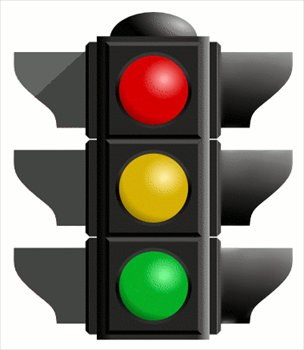
#> input picture trafik.jpg, 304 x 350 px
$ python -i trafiklamba.py   (imports and definitions only)
#> lines starting #> are read from the running program, lines starting #| are printed output that depends on the picture
import cv2
import numpy as np

def merkezbul(img):     #ana modülden gelen gray fotoyu img'ye aldık
    img = cv2.medianBlur(img,5)     # görüntüye median filtresi uyguladık
    cimg = cv2.cvtColor(img,cv2.COLOR_GRAY2BGR)     # görüntüyü GRAY'dan BGR'a cevirdik

    circles = cv2.HoughCircles(img,cv2.HOUGH_GRADIENT,1,20,
                                param1=50,param2=30,minRadius=35,maxRadius=40)
    # Houghcircles komutu ile minimum maxımum yarıçaplara göre daireleri bulduk ve biilgilerini circles degiskenıne aldık
    circles = np.uint16(np.around(circles)) # circles icindeki degerleri int yaptık
    for i in circles[0,:]: # icine gelen daire bilgilerini for dönügüsi içinde çizdirdik
        cv2.circle(cimg,(i[0],i[1]),i[2],(0,255,0),2) # cemberin dışını çizdirdik.
        cv2.circle(cimg,(i[0],i[1]),2,(0,0,255),3) # cemberın merkezıni cizdirdik
    cv2.imshow("Trafik Lambası Cember",cimg)  # cimg fotografı uzerınde cemberlerı gösterdik
    cv2.waitKey(0)
    cv2.destroyAllWindows()
    return circles  #circles da bulunan dairenin bilgilerini ana fonksiyona dönderdik.

>>> import cv2
>>> picture = cv2.imread('trafik.jpg', cv2.IMREAD_GRAYSCALE)
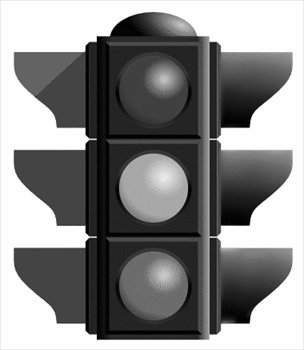
#> picture: shape (350, 304); min 0, max 255, mean 136.5
>>> result = merkezbul(picture)
#> in merkezbul, `circles = cv2.HoughCircles(img,cv2.HOUGH_GRADIENT,1,20, param1=50,para..`: circles = [[154.5, 283.5, 36.1], [154.5, 87.5, 36.1], [154.5, 186.5, 36.1]]
#> in merkezbul, `circles = np.uint16(np.around(circles))`: circles = [[154, 284, 36], [154, 88, 36], [154, 186, 36]]
#> the loop in merkezbul, `for i in circles[0,:]:` made 3 passes
#> after the loop in merkezbul, `for i in circles[0,:]:`:
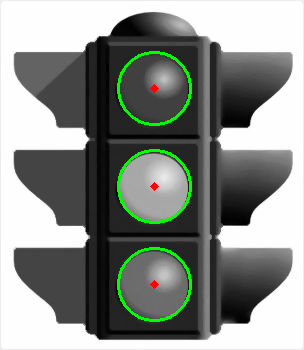
#> cimg: shape (350, 304, 3); mean B, G, R 135.4, 140.1, 135.7
#> result = [[154, 284, 36], [154, 88, 36], [154, 186, 36]]
